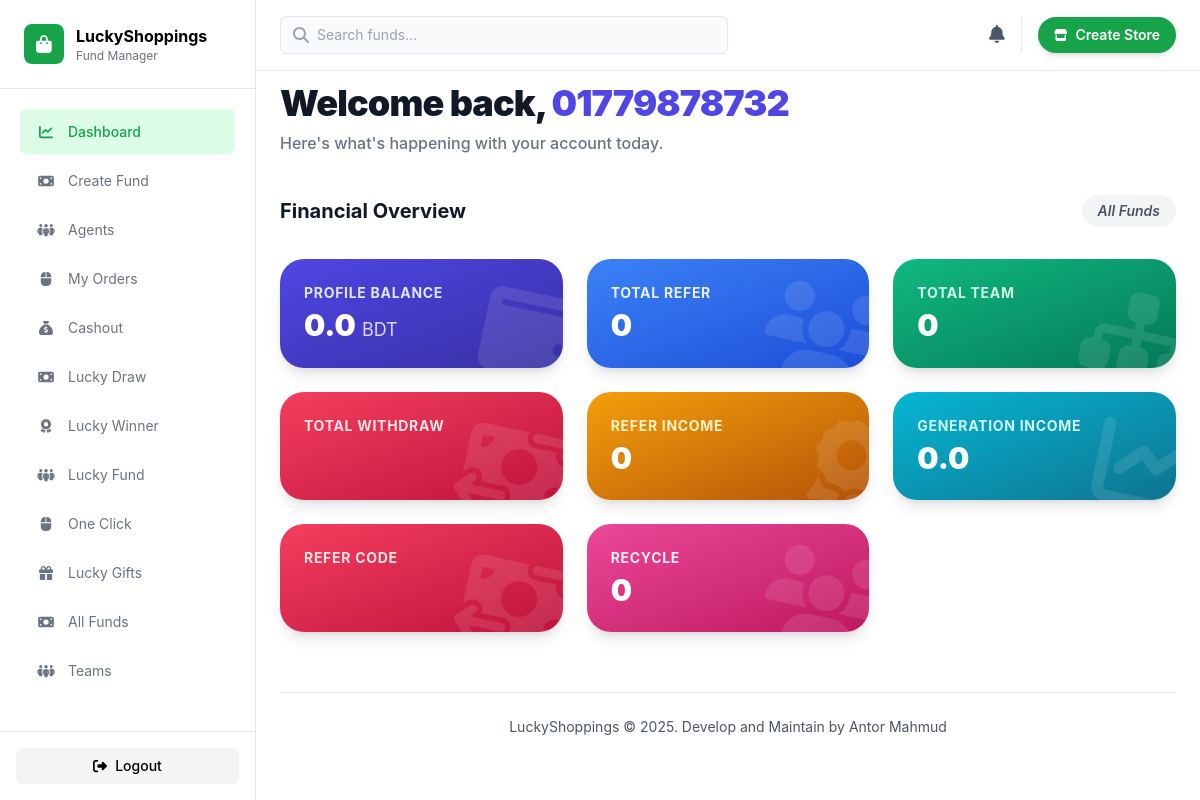
Before: /dashboard (signed in) with the older database file.
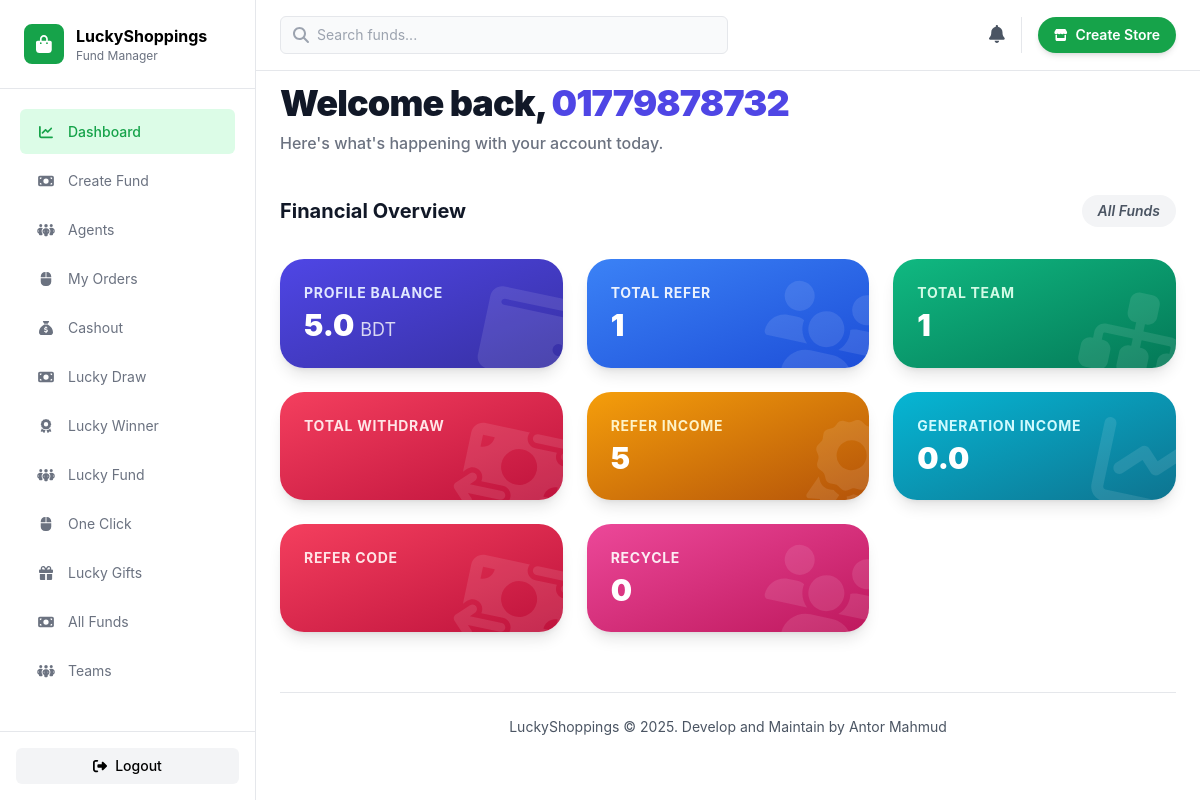
After: the same page with the newer database file.
### base/models.py (models this page shows, shortened)
class Profile(models.Model):
    user = models.ForeignKey(User, on_delete=models.CASCADE)
    name = models.CharField(max_length=200)
    title = models.CharField(max_length=200, null=True, blank=True)
    number = models.CharField(max_length=50)
    balance = models.FloatField(default=00)
    shopping_balance = models.IntegerField(default=0)
    refer_link = models.CharField(max_length=100)
    is_verified = models.BooleanField(default=False)
    is_agent = models.BooleanField(default=False)
    reset_code = models.CharField(max_length=100, null=True, blank=True)
    referred_by = models.ForeignKey(User, related_name='teams', null=True, blank=True, on_delete=models.CASCADE)
    old_vr = models.BooleanField(default=False)
    def total_refer(self):
        return Referral.objects.filter(referrer=self, generation=1).count()
    def total_team(self):
        return Referral.objects.filter(referrer=self).count()
    def totalwithdraw(self):
        w = Withdraw.objects.filter(profile=self)
        money = sum([i.amount for i in w])
        print(money)
        return money
    def total_refer_income(self):
        tf = Referral.objects.filter(referrer=self, generation=1).count()
        return 5 * tf
    def total_gen_income(self):
        referrals = Referral.objects.filter(referrer=self, generation__lte=25)
        generation_counts = {i: 0 for i in range(1, 26)}
        for referral in referrals:
            generation_counts[referral.generation] += 1
        multipliers = {
       1: 0,
    2: 0.20, 3: 0.20, 4: 0.20, 5: 0.20,
    6: 0.20, 7: 0.20, 8: 0.20, 9: 0.20, 10: 0.20,
    11: 0.20, 12: 0.20, 13: 0.20, 14: 0.20, 15: 0.20,
    16: 0.20, 17: 0.20, 18: 0.20, 19: 0.20, 20: 0.20,
    21: 0.20, 22: 0.20, 23: 0.20, 24: 0.20, 25: 0.20
            }
        sums = sum(generation_counts[g] * multipliers[g] for g in generation_counts)
        return sums
    def lti(self):
        if self.balance == 0:
            return 00
        referrals = Referral.objects.filter(referrer=self, generation__lte=25)
        generation_counts = {i: 0 for i in range(1, 26)}
        for referral in referrals:
            generation_counts[referral.generation] += 1
        multipliers = {
    1: 5,
    2: 0.20, 3: 0.20, 4: 0.20, 5: 0.20,
    6: 0.20, 7: 0.20, 8: 0.20, 9: 0.20, 10: 0.20,
    11: 0.20, 12: 0.20, 13: 0.20, 14: 0.20, 15: 0.20,
    16: 0.20, 17: 0.20, 18: 0.20, 19: 0.20, 20: 0.20,
    21: 0.20, 22: 0.20, 23: 0.20, 24: 0.20, 25: 0.20
                }
        sums = sum(generation_counts[g] * multipliers[g] for g in generation_counts)
        return sums

### base/views.py (the view)
# urls.py: path('dashboard', dashboard),
def dashboard(request):
    if not request.user.is_authenticated:
        return redirect('/')
    """
    context = {
        'honorable_fund': HonorableFund.objects.filter().first(),
        'admin_fund': AdminFund.objects.filter().first(),
        'shopkeeper_fund': ShopkeeperFund.objects.filter().first(),
        'government_fund': GovernmentFund.objects.filter().first(),
        'organizer_fund': OrganizerFund.objects.filter().first(),
        'unemployment_fund': UnemploymentFund.objects.filter().first(),
        'scholarship_fund': ScholarshipFund.objects.filter().first(),
        'lucky_gift': LuckyGift.objects.filter().first(),
        'poor_fund': PoorFund.objects.filter().first(),
    }"""
    profile = Profile.objects.get(user=request.user)
    context = {
        "profile": profile,
        "total_refer": profile.total_refer(),
        "total_team": profile.total_team(),
        "total_withdraw": profile.totalwithdraw(),
        "total_refer_income": profile.total_refer_income(),
        "total_gen_income": profile.total_gen_income(),
        "lti": profile.lti(),
    }
    return render(request, 'dashboard.html', context)

### templates/dashboard.html (shortened to what the changed rows need)
{% extends 'index.html' %}
{% block body %}
<link rel="stylesheet" href="https://cdnjs.cloudflare.com/ajax/libs/font-awesome/6.4.0/css/all.min.css">
{% if not profile.is_verified %}
<div class="min-h-[80vh] flex items-center justify-center px-4">
    <div class="bg-white max-w-md w-full rounded-3xl shadow-2xl p-8 text-center border border-gray-100">
        <div class="relative inline-block mb-6">
            <div class="absolute inset-0 bg-green-100 blur-3xl rounded-full opacity-50"></div>
            <img
                src="/images/pay.png"
                alt="Payment Illustration"
                class="w-56 mx-auto relative z-10"
            />
        </div>
        <h2 class="text-2xl font-bold text-gray-900 mb-2">
            Activate Your Account
        </h2>
        <p class="text-gray-500 mb-8 leading-relaxed">
            Join our premium network. Please pay <span class="font-bold text-green-600 text-lg">30 BDT</span> to unlock all dashboard features.
        </p>
        <form method="post" action="/activate/">
            {% csrf_token %}
            <input type="hidden" name="username" value="{{request.user.username}}">
            <button class="w-full bg-green-600 hover:bg-green-700 text-white font-bold py-4 rounded-2xl transition-all shadow-lg hover:shadow-green-200 active:scale-[0.98]">
                Pay Now & Activate
            </button>
        </form>
    </div>
</div>
{% else %}
<div class="py-3">
    <div class="mb-10">
        <h2 class="text-4xl font-black text-gray-900 tracking-tight">Welcome back, <span class="text-indigo-600">{{ request.user.username }}</span></h2>
        <p class="text-gray-500 mt-2 font-medium">Here's what's happening with your account today.</p>
    </div>
    <div>
        <div class="flex items-center justify-between mb-8">
            <h3 class="text-xl font-bold text-gray-900">Financial Overview</h3>
            <span class="px-4 py-1.5 bg-gray-100 text-gray-600 rounded-full text-sm font-semibold italic">All Funds</span>
        </div>
        <div class="grid grid-cols-2 md:grid-cols-2 lg:grid-cols-3 gap-4 md:gap-6">
            <div class="group bg-gradient-to-br from-indigo-600 to-indigo-800 rounded-2xl md:rounded-3xl shadow-lg p-4 md:p-6 relative overflow-hidden transition-all hover:-translate-y-1 active:scale-[0.98]">
                <div class="absolute -right-4 -bottom-4 text-white/10 text-6xl md:text-8xl transition-transform group-hover:scale-110 rotate-12">
                    <i class="fas fa-wallet"></i>
                </div>
                <div class="relative z-10 flex items-center space-x-4">
                    <div>
                        <p class="text-indigo-100 text-sm font-bold uppercase tracking-wider">Profile Balance</p>
                        <h2 class="text-3xl font-black text-white mt-1">{{ profile.balance }} <span class="text-lg font-normal opacity-80">BDT</span></h2>
                    </div>
                </div>
            </div>
            <div class="group bg-gradient-to-br from-blue-500 to-blue-700 rounded-2xl md:rounded-3xl shadow-lg p-4 md:p-6 relative overflow-hidden transition-all hover:-translate-y-1 active:scale-[0.98]">
                <div class="absolute -right-4 -bottom-4 text-white/10 text-6xl md:text-8xl transition-transform group-hover:scale-110 rotate-12">
                    <i class="fas fa-users"></i>
                </div>
                <div class="relative z-10 flex items-center space-x-4">
                    <div>
                        <p class="text-blue-500 text-sm font-bold uppercase tracking-wider text-white/90">Total Refer</p>
                        <h2 class="text-3xl font-black text-white mt-1">{{ total_refer }}</h2>
                    </div>
                </div>
            </div>
            <div class="group bg-gradient-to-br from-emerald-500 to-emerald-700 rounded-2xl md:rounded-3xl shadow-lg p-4 md:p-6 relative overflow-hidden transition-all hover:-translate-y-1 active:scale-[0.98]">
                <div class="absolute -right-4 -bottom-4 text-white/10 text-6xl md:text-8xl transition-transform group-hover:scale-110 rotate-12">
                    <i class="fas fa-sitemap"></i>
                </div>
                <div class="relative z-10 flex items-center space-x-4">
                    <div>
                        <p class="text-emerald-100 text-sm font-bold uppercase tracking-wider">Total Team</p>
                        <h2 class="text-3xl font-black text-white mt-1">{{ total_team }}</h2>
                    </div>
                </div>
            </div>
            <div class="group bg-gradient-to-br from-rose-500 to-rose-700 rounded-2xl md:rounded-3xl shadow-lg p-4 md:p-6 relative overflow-hidden transition-all hover:-translate-y-1 active:scale-[0.98]">
                <div class="absolute -right-4 -bottom-4 text-white/10 text-6xl md:text-8xl transition-transform group-hover:scale-110 rotate-12">
                    <i class="fas fa-money-bill-transfer"></i>
                </div>
                <div class="relative z-10 flex items-center space-x-4">
                    <div>
                        <p class="text-rose-100 text-sm font-bold uppercase tracking-wider">Total Withdraw</p>
                    </div>
                </div>
            </div>
            <div class="group bg-gradient-to-br from-amber-500 to-amber-700 rounded-2xl md:rounded-3xl shadow-lg p-4 md:p-6 relative overflow-hidden transition-all hover:-translate-y-1 active:scale-[0.98]">
                <div class="absolute -right-4 -bottom-4 text-white/10 text-6xl md:text-8xl transition-transform group-hover:scale-110 rotate-12">
                    <i class="fas fa-award"></i>
                </div>
                <div class="relative z-10 flex items-center space-x-4">
                    <div>
                        <p class="text-amber-100 text-sm font-bold uppercase tracking-wider">Refer Income</p>
                        <h2 class="text-3xl font-black text-white mt-1">{{ total_refer_income }}</h2>
                    </div>
                </div>
            </div>
            <div class="group bg-gradient-to-br from-cyan-500 to-cyan-700 rounded-2xl md:rounded-3xl shadow-lg p-4 md:p-6 relative overflow-hidden transition-all hover:-translate-y-1 active:scale-[0.98]">
                <div class="absolute -right-4 -bottom-4 text-white/10 text-6xl md:text-8xl transition-transform group-hover:scale-110 rotate-12">
                    <i class="fas fa-chart-line"></i>
                </div>
                <div class="relative z-10 flex items-center space-x-4">
                    <div>
                        <p class="text-cyan-100 text-sm font-bold uppercase tracking-wider">Generation Income</p>
                        <h2 class="text-3xl font-black text-white mt-1">{{ total_gen_income }}</h2>
                    </div>
                </div>
            </div>
            <div class="group bg-gradient-to-br from-rose-500 to-rose-700 rounded-2xl md:rounded-3xl shadow-lg p-4 md:p-6 relative overflow-hidden transition-all hover:-translate-y-1 active:scale-[0.98]">
                <div class="absolute -right-4 -bottom-4 text-white/10 text-6xl md:text-8xl transition-transform group-hover:scale-110 rotate-12">
                    <i class="fas fa-money-bill-transfer"></i>
                </div>
                <div class="relative z-10 flex items-center space-x-4">
                    <div>
                        <p class="text-rose-100 text-sm font-bold uppercase tracking-wider">Refer Code</p>
                    </div>
                </div>
            </div>
            <div class="group bg-gradient-to-br from-pink-500 to-pink-700 rounded-2xl md:rounded-3xl shadow-lg p-4 md:p-6 relative overflow-hidden transition-all hover:-translate-y-1 active:scale-[0.98]">
                <div class="absolute -right-4 -bottom-4 text-white/10 text-6xl md:text-8xl transition-transform group-hover:scale-110 rotate-12">
                    <i class="fas fa-users"></i>
                </div>
                <div class="relative z-10 flex items-center space-x-4">
                    <div>
                        <p class="text-pink-500 text-sm font-bold uppercase tracking-wider text-white/90">Recycle</p>
                        <h2 class="text-3xl font-black text-white mt-1">0</h2>
                    </div>
                </div>
            </div>
        </div>
    </div>
</div>
{% endif %}
{% endblock %}

Changed rows visible on the page:
changed Profile: balance "0.0" → "5.0"
Other visible differences:
{{ total_refer }}: "0" → "1"
{{ total_team }}: "0" → "1"
{{ total_refer_income }}: "0" → "5"
